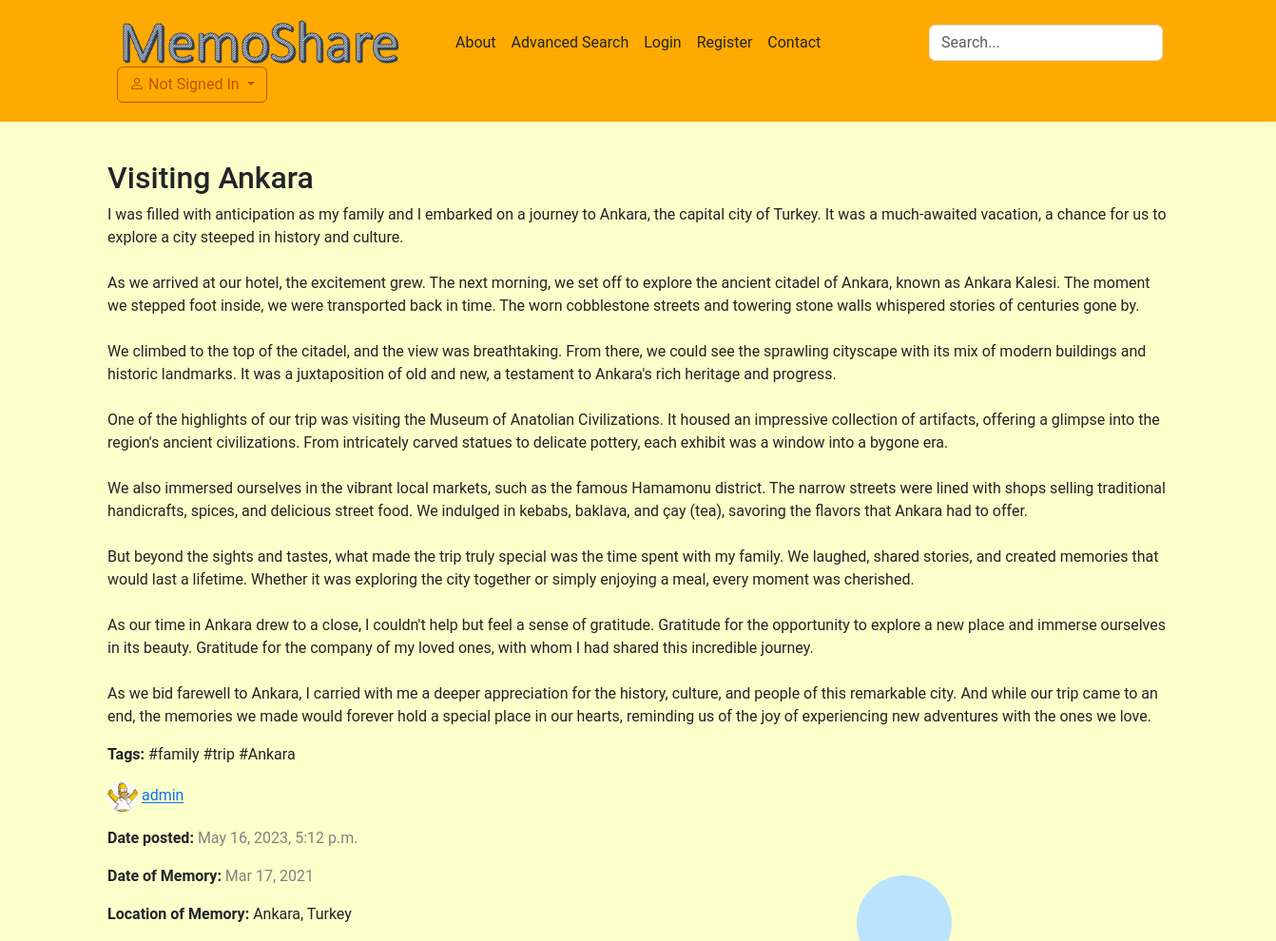
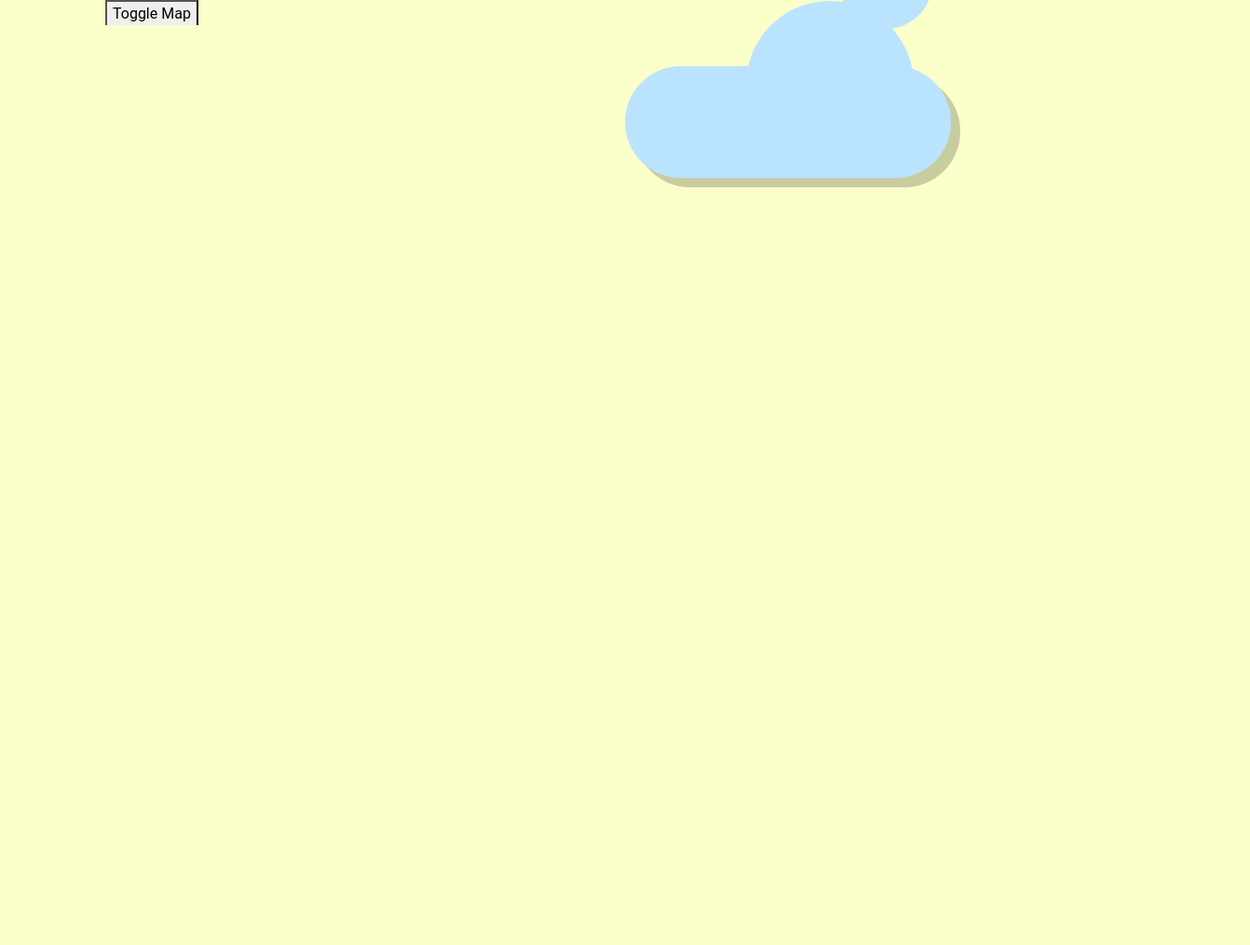
The app's page /post/4/ with its own data (2 pictures, top to bottom).
### blog/models.py (models this page shows, shortened)
class Post(models.Model):
    author = models.ForeignKey(User, on_delete=models.CASCADE)
    title = models.CharField(max_length=100)
    text = models.TextField(max_length=30000)
    posted_date = models.DateTimeField(default=timezone.now)
    memory_date = models.DateTimeField(blank=True, null=True)
    location = models.CharField(max_length=100, blank=True, null=True)
    tags = TaggableManager(blank=True)
    likes = models.ManyToManyField(get_user_model(), related_name='liked_posts', through='Like')
    image = models.ImageField(null=True, blank=True, upload_to="images/")
    def total_likes(self):
        return self.likes.count()

class Profile(models.Model):
    user = models.OneToOneField(User, on_delete=models.CASCADE)
    name = models.CharField(max_length=155, null=True, blank=True)
    bio = models.TextField(max_length=1000, blank=True)
    location = models.CharField(max_length=100, blank=True, null=True)
    birthdate = models.DateField(null=True, blank=True)
    follows = models.ManyToManyField("self", blank=True, symmetrical=False, related_name="followers")
    avatar = models.ImageField(default='profile_pics/default.png',  upload_to='profile_pics/')

class Comment(models.Model):
    text = models.TextField(max_length=3000)
    posted_date = models.DateTimeField(default=timezone.now)
    author = models.ForeignKey(User, on_delete=models.CASCADE)
    post = models.ForeignKey(Post, on_delete=models.CASCADE, related_name='comments')

### blog/views.py (the view, shortened to what this page needs)
# urls.py: path('post/<int:pk>/', views.post_detail, name='post_detail'),
def post_detail(request, pk):
    post = get_object_or_404(Post, pk=pk)
    is_liked = post.likes.filter(id=request.user.id).exists()
    comments = post.comments.all()
    return render(request, 'blog/post_detail.html', {'post': post, 'is_liked': is_liked, 'comments': comments})

### blog/templates/blog/post_detail.html (shortened to what this page needs)
{% extends 'blog/base.html' %}
{% load easy_maps_tags %}
{% block content %}
    <article class="post">
        <h2>{{ post.title }}</h2>
        <p>{{ post.text|linebreaksbr }}</p>
        {% if post.tags.all %}
            <p><b>Tags:</b>
                {% for tag in post.tags.all %}
                    #{{ tag }}
                {% endfor %}
            </p>
        {% endif %}
        <p><img src="{{ post.author.profile.avatar.url }}" alt="mdo" width="32" height="32" class="rounded-circle">  <a href="{% url 'user_page' usernamex=post.author %}"> {{ post.author|linebreaksbr }}</a></p>
        <p><b>Date posted:</b>
            <time class="date">
                {{ post.posted_date }}
            </time>
        </p>
        <p><b>Date of Memory:</b>
            <time class="date">
                {{ post.memory_date| date:"M d, Y" }}
            </time>
        </p>
        {% if post.location %}
        <p><b>Location of Memory:</b>
          {{ post.location }}
            <button onclick="myFunction()">Toggle Map</button>
        </p>
        {% endif %}
        <p><b>Likes:</b> {{ post.total_likes }}</p>
        <br>
        {% if post.image %}
        <p style="text-align:center;"><img src="{{ post.image.url }}"></p><br><br>
        {% endif %}
        <br><br>
        <div class="comments">
            <h3><b>Comments ({{comments.count}})</b></h3><br>
            {% for comment in comments %}
              <div class="comment">
                <p><img src="{{ comment.author.profile.avatar.url }}" alt="mdo" width="32" height="32" class="rounded-circle">   <a href="{% url 'user_page' usernamex=comment.author %}">{{ comment.author }}</a> says:</p>
                <p>{{ comment.text }}</p>
                <time class="date">
                </time>
                 <br><br>
              </div>
            {% empty %}
              <p>No comments yet.</p>
            {% endfor %}
          </div>
          <br>
    </article>
{% endblock %}

### blog/templates/blog/base.html (shortened to what this page needs)
{% load static %}
{% load easy_maps_tags %}
<!DOCTYPE html>
<html>
    <head>
        <link href="https://cdn.jsdelivr.net/npm/bootstrap@5.3.0-alpha3/dist/css/bootstrap.min.css" rel="stylesheet">
        <link rel="stylesheet" href="{% static 'css/blog.css' %}">
        <link rel="stylesheet" href="https://unpkg.com/leaflet@1.7.1/dist/leaflet.css"/>
        <link href="{% static "css/headers.css" %}" rel="stylesheet">
    </head>
    <body>
        <link rel="stylesheet" href="{% static 'css/body.css' %}">
        <header class="page-header">
            <div class="container">
                <div class="d-flex flex-wrap align-items-center justify-content-center justify-content-lg-start">
                  <a href="/"><img src="{% static "MemoShareLogo2.png" %}" width="300" height="50"></a>
                  <a href="/" class="d-flex align-items-center mb-2 mb-lg-0 text-dark text-decoration-none">
                    <svg class="bi me-2" width="40" height="32" role="img" aria-label="Bootstrap"><use xlink:href="#bootstrap"/></svg>
                  </a>
                  <ul class="nav col-12 col-lg-auto me-lg-auto mb-2 align-items-center mb-md-0">
                    <li><a href="/about" class="nav-link px-2 link-dark">About</a></li>
                    <li><a href="/search" class="nav-link px-2 link-dark">Advanced Search</a></li>
                    {% if user.is_authenticated %}
                      <li><a href="/user/{{ user.username }}" class="nav-link px-2 link-dark">{{ user.username }}</a></li>
                      <li><a href="/logout" class="nav-link px-2 link-dark">Logout</a></li>
                    {% else %}
                      <li><a href="/login" class="nav-link px-2 link-dark">Login</a></li>
                      <li><a href="/register" class="nav-link px-2 link-dark">Register</a></li>
                    {% endif %}
                      <li><a href="/contact" class="nav-link px-2 link-dark">Contact</a></li>
                  </ul>
                  <form class="col-12 col-lg-auto mb-3 mb-lg-0 me-lg-3" action="/search" method="get">
                    <input type="search" class="form-control"  name="query" value="{{ query }}" placeholder="Search...">
                  </form>
                  {% if user.is_authenticated %}
                    <div class="dropdown">
                      <button class="btn btn-secondary dropdown-toggle" type="button" id="dropdownMenuButton" data-bs-toggle="dropdown" aria-haspopup="true" aria-expanded="false">
                        <img src="{{ user.profile.avatar.url }}" alt="mdo" width="40" height="40" class="rounded-circle">  {{ user.username }}
                      </button>
                      <div class="dropdown-menu" aria-labelledby="dropdownMenuButton">
                        <a class="dropdown-item" href="/profile" class="nav-link px-2 link-dark">Profile Settings</a>
                        <a class="dropdown-item" href="{% url 'post_new' %}">New Post</a>
                        <a class="dropdown-item" href="/logout" class="nav-link px-2 link-dark">Logout</a>
                      </div>
                    </div>
                  {% else %}
                    <div class="dropdown">
                      <button class="btn btn-secondary dropdown-toggle" type="button" id="dropdownMenuButton" data-bs-toggle="dropdown" aria-haspopup="true" aria-expanded="false">
                          <path d="M8 8a3 3 0 1 0 0-6 3 3 0 0 0 0 6Zm2-3a2 2 0 1 1-4 0 2 2 0 0 1 4 0Zm4 8c0 1-1 1-1 1H3s-1 0-1-1 1-4 6-4 6 3 6 4Zm-1-.004c-.001-.246-.154-.986-.832-1.664C11.516 10.68 10.289 10 8 10c-2.29 0-3.516.68-4.168 1.332-.678.678-.83 1.418-.832 1.664h10Z"/>
                        Not Signed In
                      </button>
                    </div>
                  {% endif %}
                </div>
              </div>
        </header>
        <main class="container">
            <div class="row">
                <div class="col">
                {% block content %}
                {% endblock %}
                </div>
            </div>
        </main>
    </body>
</html>

### blog/static/css/blog.css (style rules this page uses)
.page-header { background-color: #ffaa00; margin-top: 0; margin-bottom: 40px; padding: 20px 20px 20px 40px; }
h1, h2, h3, h4 { font-family: 'Roboto'; }
.date { color: #828282; }
.post { margin-bottom: 70px; }
.btn-secondary, .btn-secondary:visited { color: #C25100; background: none; border-color: #C25100; }

### blog/static/css/headers.css (style rules this page uses)
.bi { vertical-align: -.125em; fill: currentColor; }
.dropdown-toggle { outline: 0; }

### blog/static/css/body.css (style rules this page uses)
body { background-color: rgb(251, 255, 201); font-family: "Roboto"; }

### records on screen
Post: title "Visiting Ankara", text "I was filled with anticipation as my family and I embarked on a journey to Ankara, the capital city of Turkey. It was a much-awaited vacation, a chance for us to explore a city steeped in history and culture. As we arrived at our hotel, the excitement grew. The next morning, we set off to explore the ancient citadel of Ankara, known as Ankara Kalesi. The moment we stepped foot inside, we were transported back in time. The worn cobblestone streets and towering stone walls whispered stories of centuries gone by. We climbed to the top of the citadel, and the view was breathtaking. From there, we could see the sprawling cityscape with its mix of modern buildings and historic landmarks. It was a…", author.profile.avatar (picture), author "admin", posted_date "May 16, 2023, 5:12 p.m.", memory_date "Mar 17, 2021", location "Ankara, Turkey", image (picture)
Tag: name "family"
Tag: name "trip"
Tag: name "Ankara"
Comment: author.profile.avatar (picture)
Comment: author.profile.avatar (picture)
